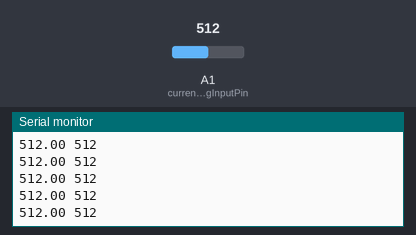
Bench run of a sketch on a simulated Arduino Uno, built with avr-gcc and run on an emulated ATmega328P. Shown: the last lines printed to the serial monitor. Inputs (shaded band) come from the test bench; at power-on: A1 (currentAnalogInputPin) = 512.

Above: at 1.2 s.
1.3 s: A1 (currentAnalogInputPin) set to 716
At 1.8 s:
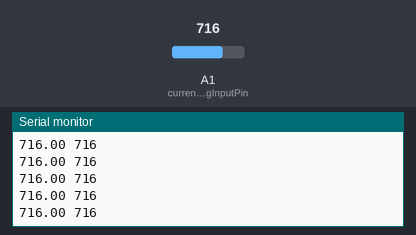
4.3 s: A1 (currentAnalogInputPin) set to 900
At 5.3 s:
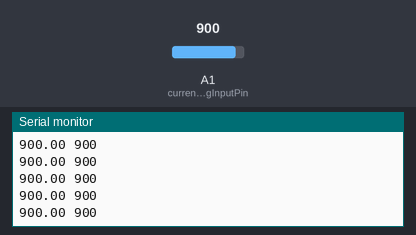
Timing chart, 0 to 7.3 s (numbered marks = the images above; inputs shaded):
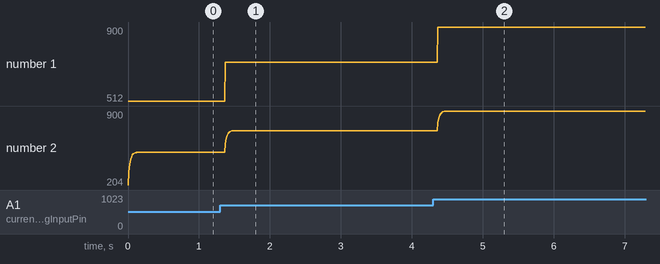

Measured:
- after the input at 1.3 s, the serial monitor: prints a new line after 0.07 s (image 1)
- after the input at 4.3 s, the serial monitor: prints a new line after 0.07 s (image 2)
- plotted number 1: 512 → 716 after the input at 1.3 s, 716 → 900 after the input at 4.3 s
- plotted number 2: 512 → 716 after the input at 1.3 s, 716 → 900 after the input at 4.3 s

The sketch:

ReadAmpDC.ino
```cpp
#include "Filter.h"

ExponentialFilter<float> FilteredGain(40, 0);
ExponentialFilter<float> FilteredZero(40, 0);
int currentAnalogInputPin = A1;             // Which pin to measure Current Value (A0 is reserved for LCD Display Shield Button function)
int calibrationPin = A2;                    // Which pin to calibrate offset middle value
float manualOffset = 0.00;                  // Key in value to manually offset the initial value
float mVperAmpValue = 6.25;                 // If using "Hall-Effect" Current Transformer, key in value using this formula: mVperAmp = maximum voltage range (in milli volt) / current rating of CT
                                                    // For example, a 20A Hall-Effect Current Transformer rated at 20A, 2.5V +/- 0.625V, mVperAmp will be 625 mV / 20A = 31.25mV/A
                                                    // For example, a 50A Hall-Effect Current Transformer rated at 50A, 2.5V +/- 0.625V, mVperAmp will be 625 mV / 50A = 12.5 mV/A
float supplyVoltage = 5000;                 // Analog input pin maximum supply voltage, Arduino Uno or Mega is 5000mV while Arduino Nano or Node MCU is 3300mV
float offsetSampleRead = 0;                 /* to read the value of a sample for offset purpose later */
float currentSampleRead  = 0;               /* to read the value of a sample including currentOffset1 value*/
float currentLastSample  = 0;               /* to count time for each sample. Technically 1 milli second 1 sample is taken */
float currentSampleSum   = 0;               /* accumulation of sample readings */
float currentSampleCount = 0;               /* to count number of sample. */
float currentMean ;                         /* to calculate the average value from all samples, in analog values*/
float RMSCurrentMean ;                      /* square roof of currentMean, in analog values */
float FinalRMSCurrent ;
float testData,testDataB;
int a,b;
float FinalValue;

void setup() {
  Serial.begin(9600);
  testDataB=testData;
}

void loop() {
 while(currentSampleCount<=5000){
    float Raw=analogRead(currentAnalogInputPin);
    FilteredGain.Filter(Raw);
    a=FilteredGain.Current();
    currentSampleRead = a-511;                  /* read the sample value including offset value*/
    currentSampleSum = currentSampleSum + currentSampleRead ;                                      /* accumulate total analog values for each sample readings*/
    currentSampleCount = currentSampleCount + 1;
    Serial.print(Raw);
    Serial.print(" ");
    Serial.println(a);                                                   /* to count and move on to the next following count */
    delay(0.1);
  }
  // currentMean = (currentSampleSum/currentSampleCount);                                                /* average accumulated analog values*/                                                              /* square root of the average value*/
  // testData=(((currentMean /1023.0) *supplyVoltage));


  // if(abs(testData-testDataB)>0.5){
  //   FinalValue=testData*0.16939131-0.13606419+0.081818182;
  //   testDataB=testData;
  // }
  // else {
  //   FinalValue=testDataB*0.16939131-0.13606419+0.081818182;
  // }
  currentSampleSum =0;                                                                              /* to reset accumulate sample values for the next cycle */
  currentSampleCount=0;
}
```
